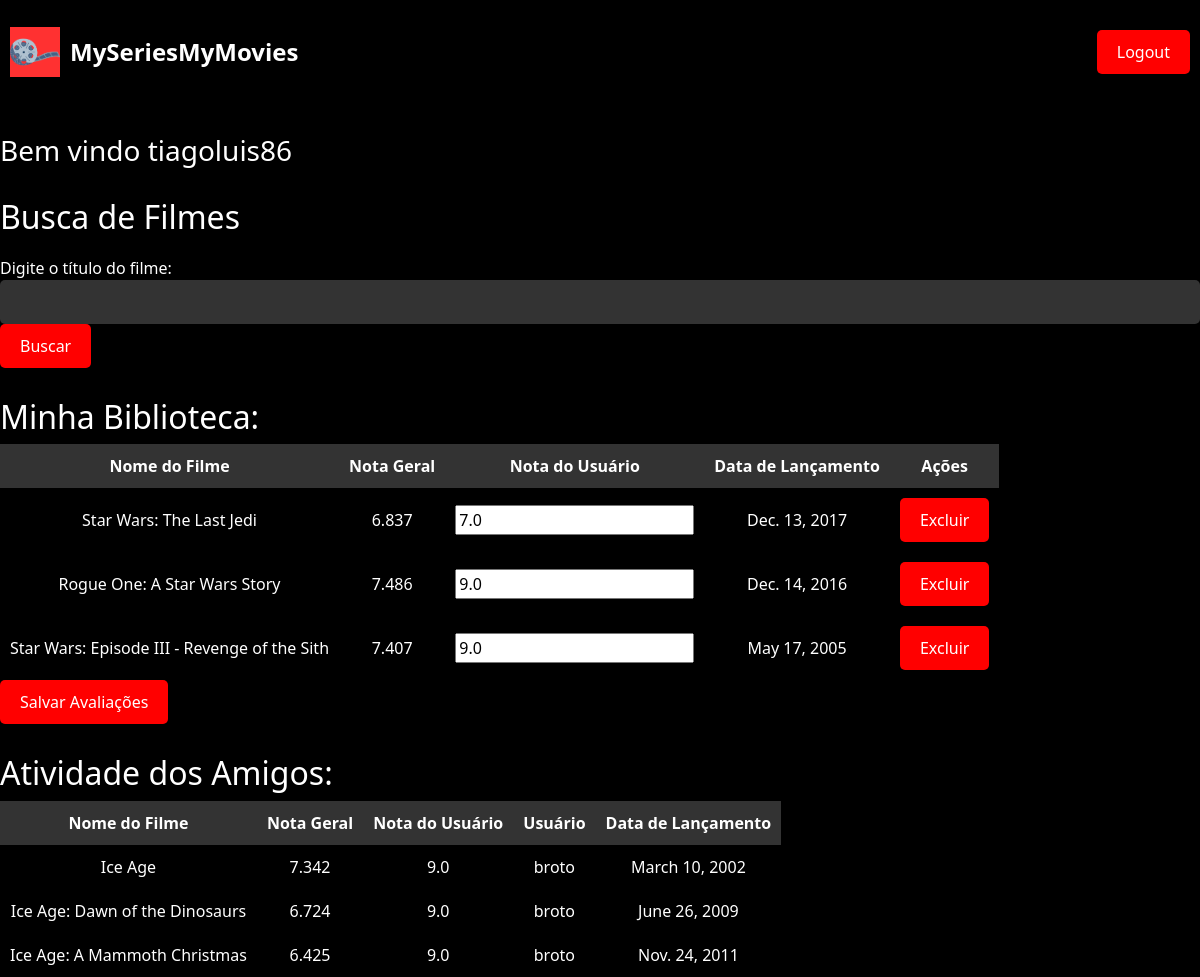
The app's page /main/ (signed in), older data.
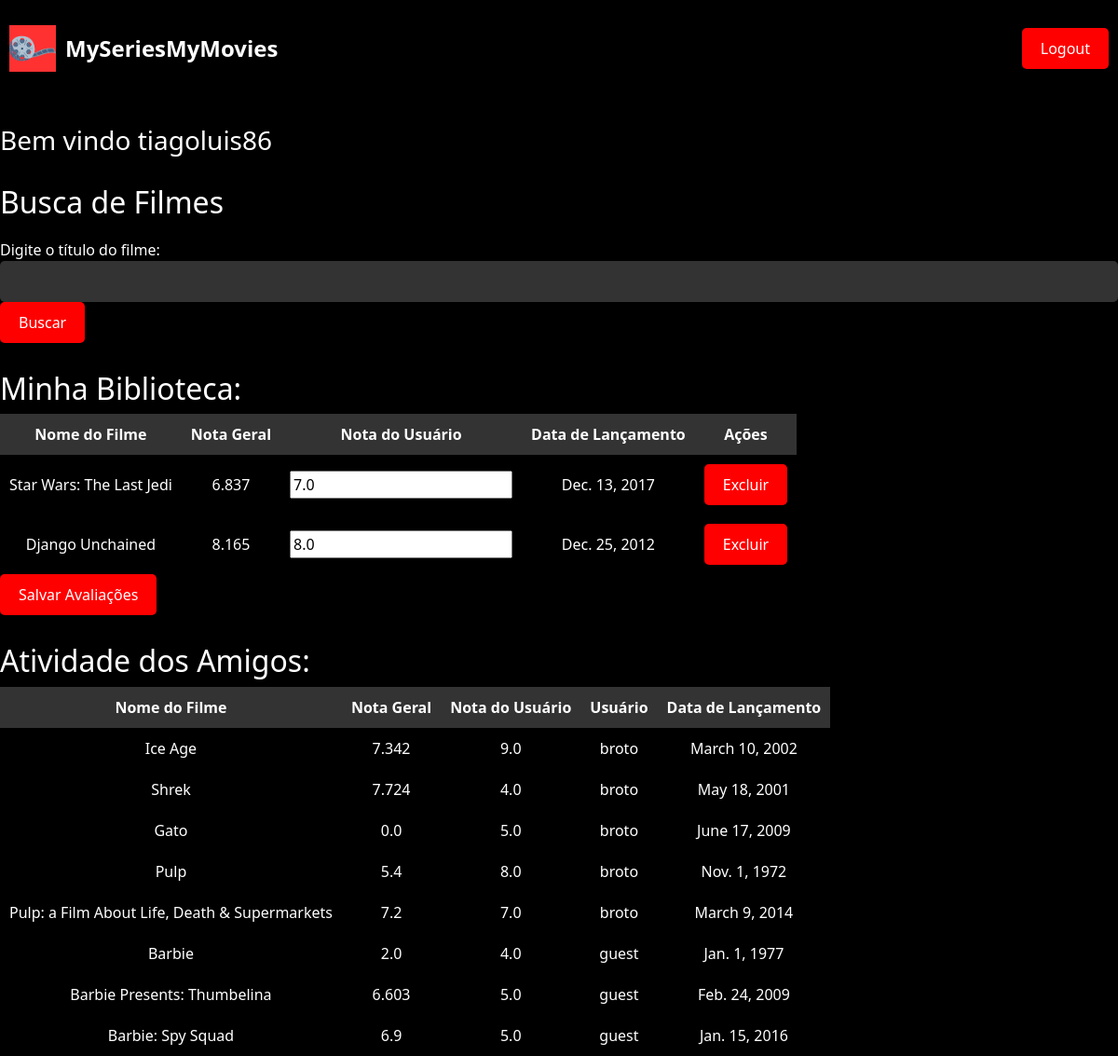
The same page, newer data.
### core/models.py (models this page shows, shortened)
class Movie(models.Model):
    user = models.ForeignKey(User, on_delete=models.CASCADE)
    title = models.CharField(max_length=255)
    release_date = models.DateField()
    average_rating = models.FloatField()
    user_rating = models.FloatField()

### core/views.py (the view)
# urls.py: path('main/', homepage, name='main'),
@login_required
def homepage(request):
    selected_movies = Movie.objects.filter(user=request.user)
    friend_activities = Movie.objects.exclude(user=request.user).select_related('user')
    context = {
        'selected_movies': selected_movies,
        'friend_activities': friend_activities
    }
    return render(request, 'main.html', context)

### core/templates/main.html (shortened to what this page needs)
<!DOCTYPE html>
<html>
<head>
    {% load static %}
     <link rel="stylesheet" href="https://cdn.jsdelivr.net/npm/bootstrap@5.1.0/dist/css/bootstrap.min.css">
     <link rel="stylesheet" href="{% static 'css/main.css' %}">
</head>
<body>
  <nav class="navbar">
    <div class="navbar-logo">
        <img src="{% static 'images/logo.png' %}" alt="Logo">
        <div class="navbar-brand">
            MySeriesMyMovies
        </div>
    </div>
    <div>
    <form action="{% url 'logout' %}" method="POST">
      <button type="submit">Logout</button>
  </form>
    </div>
</nav>
    <div class="caixa">
    <h3>Bem vindo {{ user.username }}</h3>
    </div>
    <h2>Busca de Filmes</h2>
    <form action="/search/" method="POST">
        <label for="title">Digite o título do filme:</label>
        <input type="text" id="title" name="search_query" required>
        <input type="submit" value="Buscar">
    </form>
    <div class="caixa">
    {% if selected_movies %}
    <form action="{% url 'update_ratings' %}" method="POST">
      <h2>Minha Biblioteca:</h2>
      <table>
          <thead>
              <tr>
                  <th>Nome do Filme</th>
                  <th>Nota Geral</th>
                  <th>Nota do Usuário</th>
                  <th>Data de Lançamento</th>
                  <th>Ações</th>
              </tr>
          </thead>
          <tbody>
              {% for movie in selected_movies %}
                  <tr>
                      <td>{{ movie.title }}</td>
                      <td>{{ movie.average_rating }}</td>
                      <td><input type="number" name="user_rating" value="{{ movie.user_rating }}" step="0.1"></td>
                      <td>{{ movie.release_date }}</td>
                      <td><button formaction="{% url 'delete_movie' movie.id %}">Excluir</button></td>
                  </tr>
              {% endfor %}
          </tbody>
      </table>
      <button type="submit">Salvar Avaliações</button>
  </form>
{% else %}
  <p>Nenhum filme encontrado na biblioteca.</p>
{% endif %}
</div>
<div class="caixa">
{% if friend_activities %}
  <h2>Atividade dos Amigos:</h2>
  <table>
      <thead>
          <tr>
              <th>Nome do Filme</th>
              <th>Nota Geral</th>
              <th>Nota do Usuário</th>
              <th>Usuário</th>
              <th>Data de Lançamento</th>
          </tr>
      </thead>
      <tbody>
          {% for activity in friend_activities %}
              <tr>
                  <td>{{ activity.title }}</td>
                  <td>{{ activity.average_rating }}</td>
                  <td>{{ activity.user_rating }}</td>
                  <td>{{ activity.user.username }}</td>
                  <td>{{ activity.release_date }}</td>
              </tr>
          {% endfor %}
      </tbody>
  </table>
{% endif %}
</div>
</body>
</html>

### core/static/css/main.css (style rules this page uses)
body { background-color: black; color: white; }
h2 { color: white; }
form { margin-top: 20px; margin-bottom: 20px; }
label { color: white; }
input[type="text"] { width: 100%; padding: 10px; background-color: #333; color: white; border: none; border-radius: 5px; }
input[type="submit"], button { padding: 10px 20px; background-color: red; color: white; border: none; border-radius: 5px; cursor: pointer; }
table { color: white; }
table thead { background-color: #333; }
table th, table td { padding: 10px; text-align: center; }
.navbar { background-color: black; color: white; padding: 10px; }
.navbar-logo { display: flex; align-items: center; }
.navbar-logo img { width: 50px; height: auto; margin-right: 10px; }
.navbar-brand { font-size: 24px; font-weight: bold; }
.caixa { margin-top: 30px; }

Row changes from the older to the newer data that the page shows:
removed Movie: title "Rogue One: A Star Wars Story", average_rating "7.486", user_rating "9.0", release_date "Dec. 14, 2016", shown under "Minha Biblioteca:"
removed Movie: title "Star Wars: Episode III - Revenge of the Sith", average_rating "7.407", user_rating "9.0", release_date "May 17, 2005", shown under "Minha Biblioteca:"
removed Movie: title "Ice Age: Dawn of the Dinosaurs", average_rating "6.724", user_rating "9.0", user.username "broto", release_date "June 26, 2009", shown under "Atividade dos Amigos:"
removed Movie: title "Ice Age: A Mammoth Christmas", average_rating "6.425", user_rating "9.0", user.username "broto", release_date "Nov. 24, 2011", shown under "Atividade dos Amigos:"
added Movie: title "Django Unchained", average_rating "8.165", user_rating "8.0", release_date "Dec. 25, 2012", shown under "Minha Biblioteca:"
added Movie: title "Shrek", average_rating "7.724", user_rating "4.0", user.username "broto", release_date "May 18, 2001", shown under "Atividade dos Amigos:"
added Movie: title "Gato", average_rating "0.0", user_rating "5.0", user.username "broto", release_date "June 17, 2009", shown under "Atividade dos Amigos:"
added Movie: title "Pulp", average_rating "5.4", user_rating "8.0", user.username "broto", release_date "Nov. 1, 1972", shown under "Atividade dos Amigos:"
added Movie: title "Pulp: a Film About Life, Death & Supermarkets", average_rating "7.2", user_rating "7.0", user.username "broto", release_date "March 9, 2014", shown under "Atividade dos Amigos:"
added Movie: title "Barbie", average_rating "2.0", user_rating "4.0", user.username "guest", release_date "Jan. 1, 1977", shown under "Atividade dos Amigos:"
added Movie: title "Barbie Presents: Thumbelina", average_rating "6.603", user_rating "5.0", user.username "guest", release_date "Feb. 24, 2009", shown under "Atividade dos Amigos:"
added Movie: title "Barbie: Spy Squad", average_rating "6.9", user_rating "5.0", user.username "guest", release_date "Jan. 15, 2016", shown under "Atividade dos Amigos:"
